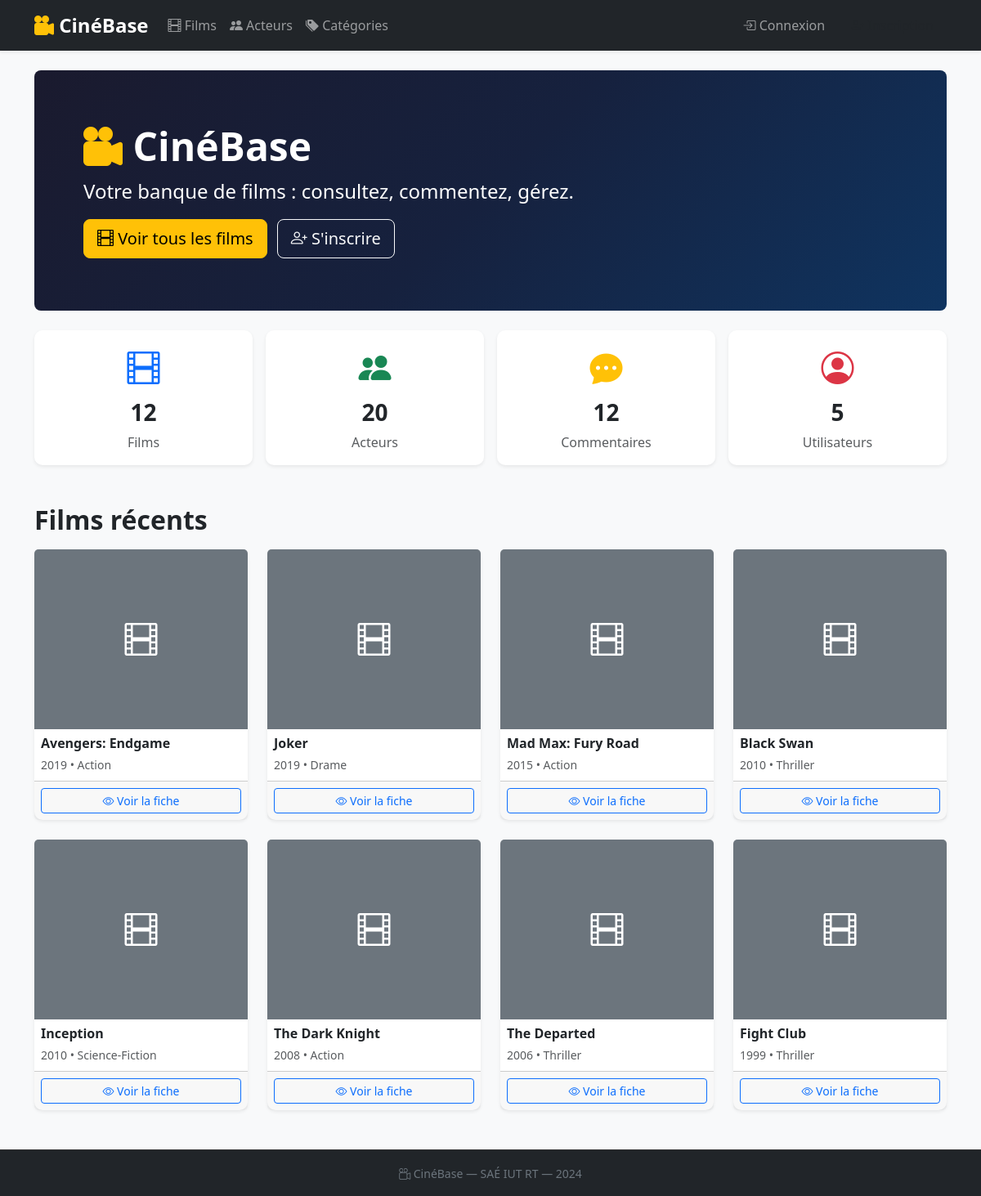
The page / on the database its author committed.
### films/models.py (models this page shows, shortened)
class Film(models.Model):
    titre = models.CharField(max_length=200, verbose_name='Titre')
    annee_sortie = models.IntegerField(null=True, blank=True, verbose_name='Année de sortie')
    affiche = models.ImageField(upload_to='affiches/', null=True, blank=True, verbose_name='Affiche')
    realisateur = models.CharField(max_length=100, blank=True, verbose_name='Réalisateur')
    categorie = models.ForeignKey(
        Categorie, on_delete=models.SET_NULL, null=True, blank=True,
        verbose_name='Catégorie', related_name='films'
    )
    acteurs = models.ManyToManyField(Acteur, through='Casting', blank=True, verbose_name='Acteurs')
    class Meta:
        verbose_name = 'Film'
        verbose_name_plural = 'Films'
        ordering = ['-annee_sortie', 'titre']

class Categorie(models.Model):
    nom = models.CharField(max_length=100, verbose_name='Nom')
    descriptif = models.TextField(blank=True, verbose_name='Descriptif')
    class Meta:
        verbose_name = 'Catégorie'
        verbose_name_plural = 'Catégories'
        ordering = ['nom']
    def __str__(self):
        return self.nom

### films/views.py (the view)
# urls.py: path('', views.index, name='index'),
def index(request):
    films_recents = Film.objects.select_related('categorie').all()[:8]
    return render(request, 'films/index.html', {
        'films_recents': films_recents,
        'nb_films': Film.objects.count(),
        'nb_acteurs': Acteur.objects.count(),
        'nb_commentaires': Commentaire.objects.count(),
        'nb_personnes': Personne.objects.count(),
    })

### films/templates/films/index.html (shortened to what this page needs)
{% extends 'films/base.html' %}
{% block content %}
<div class="p-5 mb-4 bg-dark text-white rounded-3 hero-banner">
  <div class="container-fluid py-3">
    <h1 class="display-5 fw-bold"><i class="bi bi-camera-reels-fill text-warning"></i> CinéBase</h1>
    <p class="col-md-8 fs-4">Votre banque de films : consultez, commentez, gérez.</p>
    <a class="btn btn-warning btn-lg me-2" href="{% url 'film_list' %}">
      <i class="bi bi-film"></i> Voir tous les films
    </a>
    {% if not user.is_authenticated %}
    <a class="btn btn-outline-light btn-lg" href="{% url 'register' %}">
      <i class="bi bi-person-plus"></i> S'inscrire
    </a>
    {% endif %}
  </div>
</div>
<div class="row g-3 mb-5 text-center">
  <div class="col-md-3">
    <div class="card border-0 shadow-sm h-100">
      <div class="card-body">
        <i class="bi bi-film fs-1 text-primary"></i>
        <h3 class="mt-2 fw-bold">{{ nb_films }}</h3>
        <p class="text-muted mb-0">Films</p>
      </div>
    </div>
  </div>
  <div class="col-md-3">
    <div class="card border-0 shadow-sm h-100">
      <div class="card-body">
        <i class="bi bi-people-fill fs-1 text-success"></i>
        <h3 class="mt-2 fw-bold">{{ nb_acteurs }}</h3>
        <p class="text-muted mb-0">Acteurs</p>
      </div>
    </div>
  </div>
  <div class="col-md-3">
    <div class="card border-0 shadow-sm h-100">
      <div class="card-body">
        <i class="bi bi-chat-dots-fill fs-1 text-warning"></i>
        <h3 class="mt-2 fw-bold">{{ nb_commentaires }}</h3>
        <p class="text-muted mb-0">Commentaires</p>
      </div>
    </div>
  </div>
  <div class="col-md-3">
    <div class="card border-0 shadow-sm h-100">
      <div class="card-body">
        <i class="bi bi-person-circle fs-1 text-danger"></i>
        <h3 class="mt-2 fw-bold">{{ nb_personnes }}</h3>
        <p class="text-muted mb-0">Utilisateurs</p>
      </div>
    </div>
  </div>
</div>
<h2 class="mb-3 fw-bold">Films récents</h2>
<div class="row row-cols-2 row-cols-md-4 g-4">
  {% for film in films_recents %}
  <div class="col">
    <div class="card h-100 shadow-sm film-card">
      {% if film.affiche %}
      <img src="{{ film.affiche.url }}" class="card-img-top film-poster" alt="{{ film.titre }}">
      {% else %}
      <div class="card-img-top film-poster-placeholder d-flex align-items-center justify-content-center bg-secondary text-white">
        <i class="bi bi-film fs-1"></i>
      </div>
      {% endif %}
      <div class="card-body p-2">
        <h6 class="card-title mb-1 fw-bold">{{ film.titre }}</h6>
        <small class="text-muted">
          {% if film.annee_sortie %}{{ film.annee_sortie }}{% endif %}
          {% if film.categorie %}&bull; {{ film.categorie }}{% endif %}
        </small>
      </div>
      <div class="card-footer p-2">
        <a href="{% url 'film_detail' film.pk %}" class="btn btn-sm btn-outline-primary w-100">
          <i class="bi bi-eye"></i> Voir la fiche
        </a>
      </div>
    </div>
  </div>
  {% endfor %}
</div>
{% endblock %}

### films/templates/films/base.html (shortened to what this page needs)
{% load static %}
<!DOCTYPE html>
<html lang="fr">
<head>
    <link rel="stylesheet" href="https://cdn.jsdelivr.net/npm/bootstrap@5.3.2/dist/css/bootstrap.min.css">
    <link rel="stylesheet" href="https://cdn.jsdelivr.net/npm/bootstrap-icons@1.11.3/font/bootstrap-icons.css">
    <link rel="stylesheet" href="{% static 'films/css/style.css' %}">
</head>
<body>
<nav class="navbar navbar-expand-lg navbar-dark bg-dark shadow-sm">
  <div class="container">
    <a class="navbar-brand fw-bold fs-4" href="{% url 'index' %}">
      <i class="bi bi-camera-reels-fill text-warning"></i> CinéBase
    </a>
    <div class="collapse navbar-collapse" id="nav">
      <ul class="navbar-nav me-auto">
        <li class="nav-item">
          <a class="nav-link {% if request.resolver_match.url_name == 'film_list' %}active{% endif %}" href="{% url 'film_list' %}">
            <i class="bi bi-film"></i> Films
          </a>
        </li>
        <li class="nav-item">
          <a class="nav-link {% if 'acteur' in request.resolver_match.url_name %}active{% endif %}" href="{% url 'acteur_list' %}">
            <i class="bi bi-people-fill"></i> Acteurs
          </a>
        </li>
        <li class="nav-item">
          <a class="nav-link {% if 'categorie' in request.resolver_match.url_name %}active{% endif %}" href="{% url 'categorie_list' %}">
            <i class="bi bi-tags-fill"></i> Catégories
          </a>
        </li>
      </ul>
      <ul class="navbar-nav">
        {% if user.is_authenticated %}
        <li class="nav-item dropdown">
          <a class="nav-link dropdown-toggle" href="#" data-bs-toggle="dropdown">
            <i class="bi bi-person-circle"></i> {{ user.username }}
            <span class="badge ms-1 {% if user.is_superuser %}bg-danger text-white{% elif user.type == 'professionnel' %}bg-warning text-dark{% else %}bg-info text-dark{% endif %}">
              {% if user.is_superuser %}Admin{% else %}{{ user.get_type_display }}{% endif %}
            </span>
          </a>
          <ul class="dropdown-menu dropdown-menu-end">
            <li>
              <form method="post" action="{% url 'logout' %}">
                {% csrf_token %}
                <button type="submit" class="dropdown-item text-danger">
                  <i class="bi bi-box-arrow-right"></i> Déconnexion
                </button>
              </form>
            </li>
          </ul>
        </li>
        {% else %}
        <li class="nav-item">
          <a class="nav-link" href="{% url 'login' %}"><i class="bi bi-box-arrow-in-right"></i> Connexion</a>
        </li>
        <li class="nav-item">
          <a class="nav-link btn btn-warning btn-sm text-dark ms-2 px-3" href="{% url 'register' %}">
            <i class="bi bi-person-plus"></i> Inscription
          </a>
        </li>
        {% endif %}
      </ul>
    </div>
  </div>
</nav>
<main class="container my-4">
  {% block content %}{% endblock %}
</main>
<footer class="bg-dark text-secondary text-center py-3 mt-5">
  <small><i class="bi bi-camera-reels"></i> CinéBase &mdash; SAÉ IUT RT &mdash; 2024</small>
</footer>
</body>
</html>

### static/films/css/style.css (style rules this page uses)
body { background-color: #f8f9fa; font-family: 'Segoe UI', system-ui, sans-serif; }
.hero-banner { background: linear-gradient(135deg, #1a1a2e 0%, #16213e 50%, #0f3460 100%); color: white; }
.film-card { transition: transform 0.2s, box-shadow 0.2s; border: none; }
.film-poster-placeholder { height: 220px; }
.card { border-radius: 10px; }
footer { border-top: 1px solid #333; }

### rows shown on the page
Film: titre "Avengers: Endgame", annee_sortie "2019", categorie "Action"
Film: titre "Joker", annee_sortie "2019", categorie "Drame"
Film: titre "Mad Max: Fury Road", annee_sortie "2015", categorie "Action"
Film: titre "Black Swan", annee_sortie "2010", categorie "Thriller"
Film: titre "Inception", annee_sortie "2010", categorie "Science-Fiction"
Film: titre "The Dark Knight", annee_sortie "2008", categorie "Action"
Film: titre "The Departed", annee_sortie "2006", categorie "Thriller"
Film: titre "Fight Club", annee_sortie "1999", categorie "Thriller"

### other values the page prints
{{ nb_films }} "12"
{{ nb_acteurs }} "20"
{{ nb_commentaires }} "12"
{{ nb_personnes }} "5"
